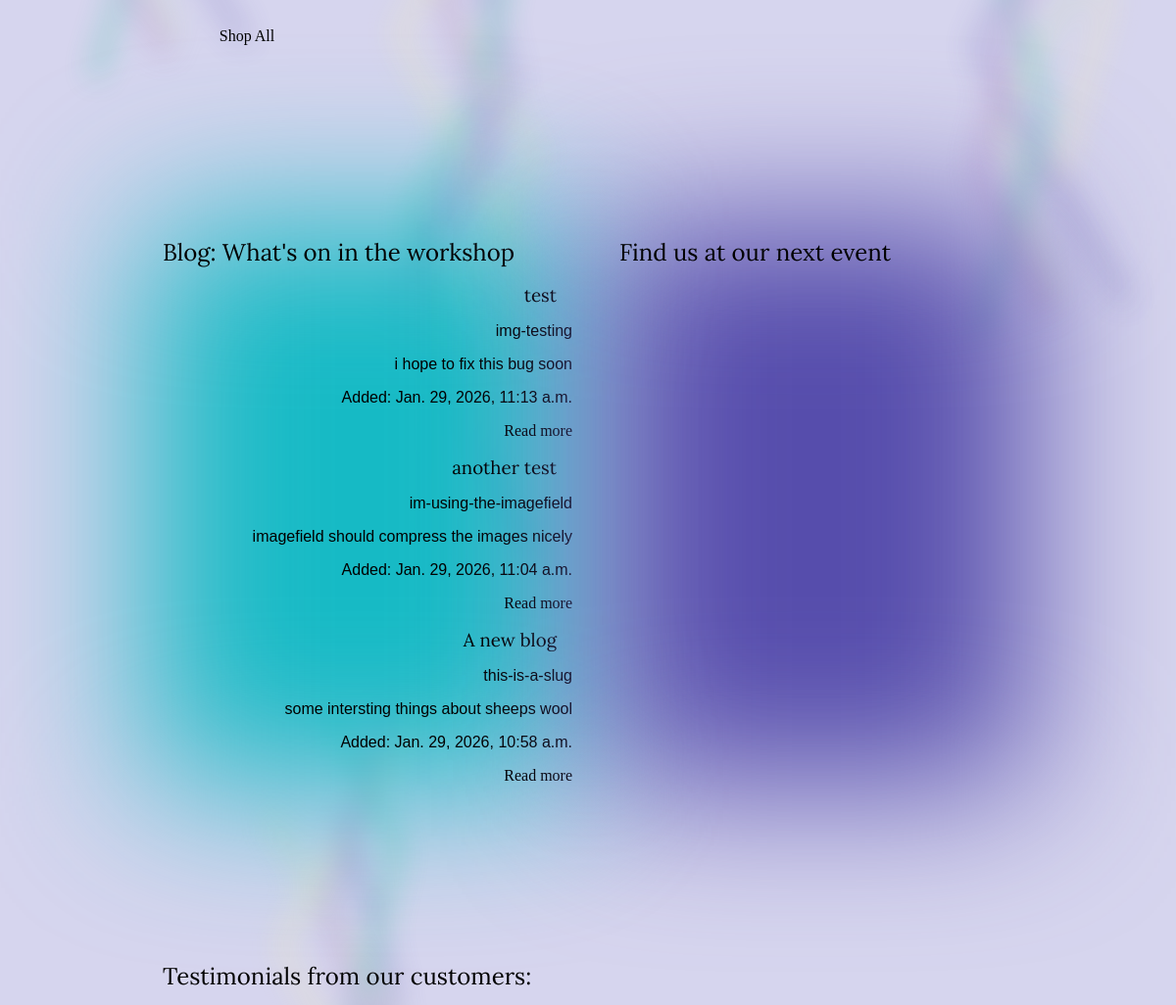
/ (middle part), run on an earlier commit of the app's database.
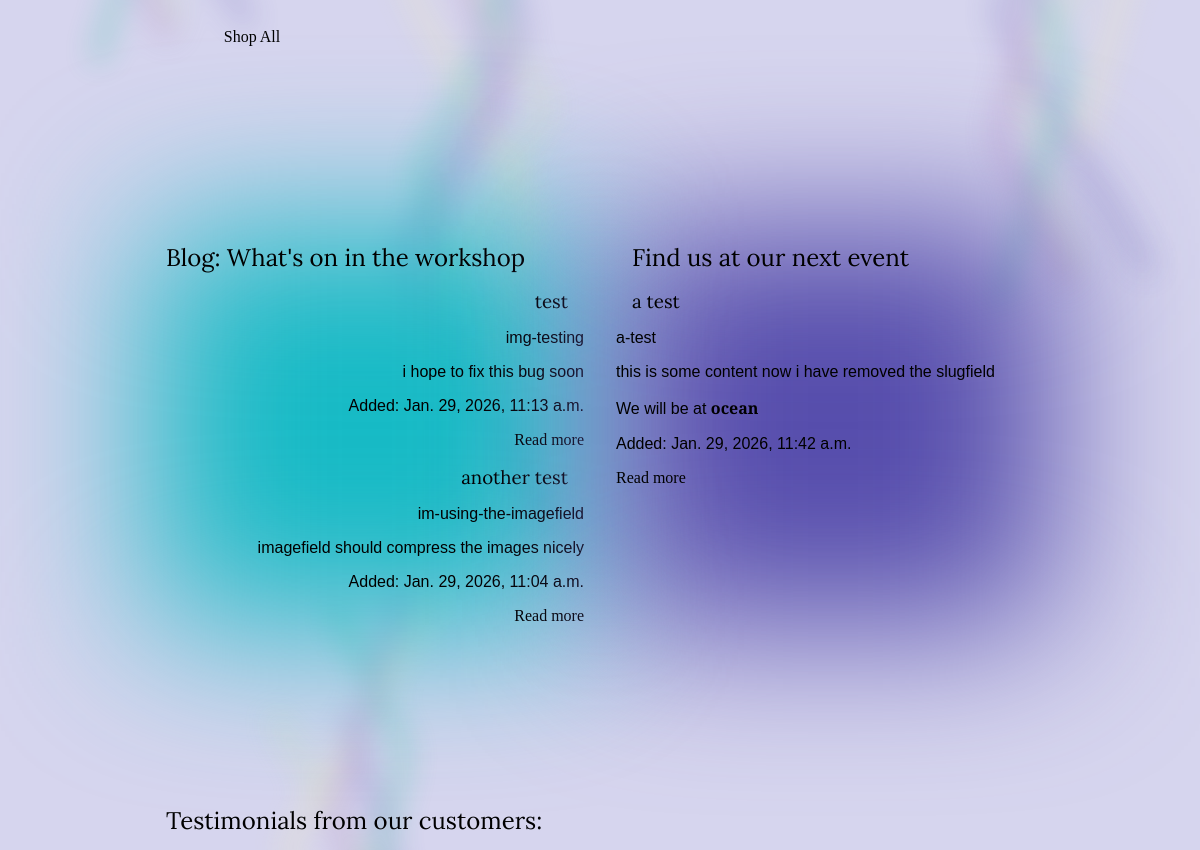
And on a later commit of the database.
### blog/models.py (models this page shows, shortened)
class Post(models.Model):
    title = models.CharField(max_length=200, unique=True)
    slug = models.SlugField(max_length=200, unique=True)
    author = models.ForeignKey(User, on_delete=models.CASCADE, related_name="blog_posts")
    content = models.TextField()
    img = ProcessedImageField(upload_to='blog_pics/', processors=[ResizeToFill(300,300)],
                                    format='JPEG', options={'quality': 90}, blank=True, null=True,
                                    default='profile/default-portrait.png')
    start_date = models.DateTimeField(auto_now=False, auto_now_add=False)
    end_date = models.DateTimeField(auto_now=False, auto_now_add=False)
    location = models.CharField(max_length=200)
    is_event = models.BooleanField(default=False)
    allow_comments = models.BooleanField(default=False)
    date_created = models.DateTimeField(auto_now_add=True)
    date_updated = models.DateTimeField(auto_now=True)
    publish = models.BooleanField(default=False)
    class Meta:
        ordering = ['date_created']

### home/views.py (the view)
# urls.py: path('', views.home, name='home'),
def home(request):
    promoted_products = Product.objects.filter(promoted=True).prefetch_related('images')[:3]
    blog_posts = Post.objects.filter(publish=True).order_by('-date_created')[:3]
    featured_testimonials = Testimonial.objects.filter(approved=True, featured=True).select_related('user')[:3]
    context = {
        'promoted_products': promoted_products,
        'blog_posts': blog_posts,
        'featured_testimonials': featured_testimonials,
    }
    return render(request, 'home/index.html', context)

### basket/contexts.py (called while the page is built, shortened)
def basket_contents(request):
    basket_items=[]
    product_count = 0
    total = Decimal('0.00')
    delivery = Decimal('0.00')
    basket = request.session.get('basket', {}) # needs to fetch the items from the basket when implemented
    grand_total = total + delivery
    return {
        'basket_items': basket_items,
        'product_count': product_count,
        'total': total.quantize(Decimal('0.01')),
        'delivery': delivery.quantize(Decimal('0.01')),
        'grand_total': grand_total.quantize(Decimal('0.01')),
    }

### home/templates/home/index.html (shortened to what this page needs)
{% extends "layout.html" %}
{% load static %}
{% block extra_css %}
<link rel="stylesheet" href="{% static 'css/index.css' %}">
{% endblock extra_css %}
{% block blogAndEvents %}
<section class="blog-and-events-section">
  <div class="blog-event-container">
    <div class="blog-container">
      <h2>Blog: What's on in the workshop</h2>
      {% for post in blog_posts %}
        {% if post.is_event != True %}
            <div class="blog-item">
                <h3>{{post.title}}</h3>
                <p>{{post.slug}}</p>
                <p>{{post.content}}</p>
                <p>Added: {{post.date_created}}</p>
                <wa-button size='small'class="blog-btn" pill href="{% url 'blog:blog_details' post.slug %}">Read more</wa-button>
            </div>
        {% endif %}
      {% endfor %}
    </div>
    <div class="event-container">
      <h2>Find us at our next event</h2>
      {% for post in blog_posts %}
        {% if post.is_event == True %}
            <div class="event-item">
                <h3>{{post.title}}</h3>
                <p>{{post.slug}}</p>
                <p>{{post.content}}</p>
                <p>We will be at <strong>{{post.location}}</strong></p>
                <p>Added: {{post.date_created}}</p>
                <wa-button size='small'class="event-btn" pill href="{% url 'blog:blog_details' post.slug %}">Read more</wa-button>
            </div>
        {% endif %}
      {% endfor %}
    </div>
  </div>
</section>
{% endblock blogAndEvents %}
{% block testimonials %}
<section class="testimonials-section">
  <div >
    <h2>Testimonials from our customers:</h2>
  </div>
</section>
{% endblock testimonials %}

What changed in the data, as far as the page shows it:
no longer on this page (row unchanged): Post: title "A new blog", slug "this-is-a-slug", content "some intersting things about sheeps wool", date_created "Jan. 29, 2026, 10:58 a.m.", shown under "Blog: What's on in the workshop"
added Post: title "a test", slug "a-test", content "this is some content now i have removed the slugfield", location "ocean", date_created "Jan. 29, 2026, 11:42 a.m.", shown under "Find us at our next event"
